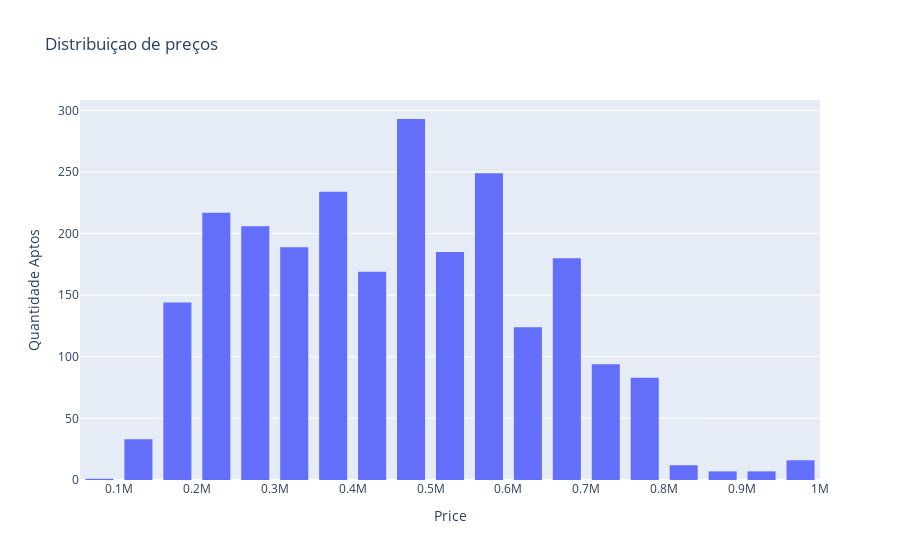

Notebook source saved alongside this figure:
### Markdown cell above
Nós fomos capazes de remover a maioria dos *outliers*, e aqui já conseguimos observar a grande disparidade de preços entre bairros na cidade de Fortaleza.

### Code cell
trace1 = go.Histogram(x=df_47['price'], nbinsx=20, name= 'Hist. Original')

fig = go.Figure()

fig.add_trace(trace1)

fig.update_layout(
    title_text='Distribuiçao de preços', # title of plot
    xaxis_title_text='Price', # xaxis label
    yaxis_title_text='Quantidade Aptos', # yaxis label
    bargap=0.2, # gap between bars of adjacent location coordinates
    bargroupgap=0.1 # gap between bars of the same location coordinates
)
fig.show()

### Figure 1 — Plotly figure (JSON) as saved in the notebook; plotly's stock layout.template omitted (floating-point values rounded to 4 significant figures; data arrays with more than 128 entries replaced by an {"elided": "..."} marker saying what was removed)
{"data": [{"name": "Hist. Original", "nbinsx": 20, "type": "histogram", "x": {"elided": "2443 int values"}}], "layout": {"autosize": true, "bargap": 0.2, "bargroupgap": 0.1, "title": {"text": "Distribuiçao de preços"}, "xaxis": {"autorange": true, "range": [50000.0, 1000000.0], "title": {"text": "Price"}, "type": "linear"}, "yaxis": {"autorange": true, "range": [0, 308.4], "title": {"text": "Quantidade Aptos"}}}}
